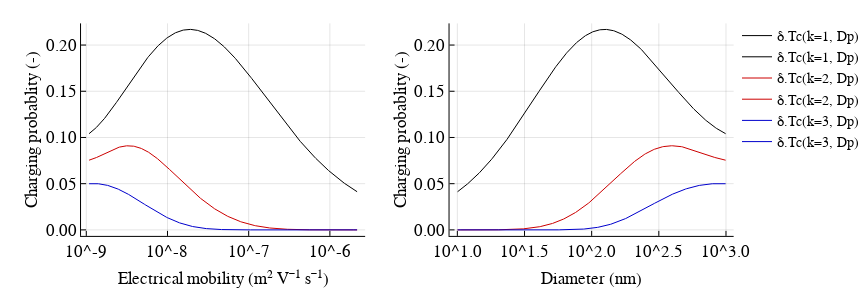

Source (notebook cell):
### Markdown cell above
### Step 2. Charge Filter
The charge filter function computes the charge fraction as a function of diameter and number of charges k. Note that the diameters ```δ.Dp``` map directly to the mobility vector ```Z``` assuming k = 1 charge (i.e. ```Dp = ztod(Λ,1,Z)```).

### Code cell
figure("Nimbus Sans L", 2, 6, 2, 8)  
k = 1
p1 = plot(δ.Z, δ.Tc(k,δ.Dp), xaxis = :log10, label = "δ.Tc(k=$k, Dp)",  color = :black, left_margin = 25px,
    xlabel = "Electrical mobility (m² V⁻¹ s⁻¹)", ylabel = "Charging probablity (-)")
k = 2
p1 = plot!(δ.Z, δ.Tc(k,δ.Dp), xaxis = :log10, label = "δ.Tc(k=$k, Dp)",  color = RGBA(0.8,0,0,1))
k = 3
p1 = plot!(δ.Z, δ.Tc(k,δ.Dp), xaxis = :log10, label = "δ.Tc(k=$k, Dp)",  color = RGBA(0,0,0.8,1))

k = 1
p2 = plot(δ.Dp, δ.Tc(k,δ.Dp), xaxis = :log10, label = "δ.Tc(k=$k, Dp)",  color = :black, left_margin = 25px,
    xlabel = "Diameter (nm)", ylabel = "Charging probablity (-)")
k = 2
p2 = plot!(δ.Dp, δ.Tc(k,δ.Dp), xaxis = :log10, label = "δ.Tc(k=$k, Dp)",  color = RGBA(0.8,0,0,1))
k = 3
p2 = plot!(δ.Dp, δ.Tc(k,δ.Dp), xaxis = :log10, label = "δ.Tc(k=$k, Dp)",  color = RGBA(0,0,0.8,1))

plot(p1,p2, grid = (2,1), fmt = :svg)

### Figure 1 — Plotly figure (JSON) as saved in the notebook; plotly's stock layout.template omitted (floating-point values rounded to 4 significant figures; data arrays with more than 128 entries replaced by an {"elided": "..."} marker saying what was removed)
{"data": [{"colorbar": {"title": ""}, "hoverinfo": "text", "legendgroup": "δ.Tc(k=1, Dp)", "line": {"color": "rgba(0, 0, 0, 1.000)", "dash": "solid", "shape": "linear", "width": 1}, "mode": "lines", "name": "δ.Tc(k=1, Dp)", "showlegend": true, "text": {"elided": "512 null values"}, "type": "scatter", "x": {"elided": "512 float values"}, "xaxis": "x1", "y": {"elided": "512 float values"}, "yaxis": "y1", "zmax": 0.1, "zmin": -0.1}, {"colorbar": {"title": ""}, "hoverinfo": "text", "legendgroup": "δ.Tc(k=2, Dp)", "line": {"color": "rgba(204, 0, 0, 1.000)", "dash": "solid", "shape": "linear", "width": 1}, "mode": "lines", "name": "δ.Tc(k=2, Dp)", "showlegend": true, "text": {"elided": "512 null values"}, "type": "scatter", "x": {"elided": "512 float values"}, "xaxis": "x1", "y": {"elided": "512 float values"}, "yaxis": "y1", "zmax": 0.1, "zmin": -0.1}, {"colorbar": {"title": ""}, "hoverinfo": "text", "legendgroup": "δ.Tc(k=3, Dp)", "line": {"color": "rgba(0, 0, 204, 1.000)", "dash": "solid", "shape": "linear", "width": 1}, "mode": "lines", "name": "δ.Tc(k=3, Dp)", "showlegend": true, "text": {"elided": "512 null values"}, "type": "scatter", "x": {"elided": "512 float values"}, "xaxis": "x1", "y": {"elided": "512 float values"}, "yaxis": "y1", "zmax": 0.1, "zmin": -0.1}, {"colorbar": {"title": ""}, "hoverinfo": "text", "legendgroup": "δ.Tc(k=1, Dp)", "line": {"color": "rgba(0, 0, 0, 1.000)", "dash": "solid", "shape": "linear", "width": 1}, "mode": "lines", "name": "δ.Tc(k=1, Dp)", "showlegend": true, "text": {"elided": "512 null values"}, "type": "scatter", "x": {"elided": "512 float values"}, "xaxis": "x2", "y": {"elided": "512 float values"}, "yaxis": "y2", "zmax": 0.1, "zmin": -0.1}, {"colorbar": {"title": ""}, "hoverinfo": "text", "legendgroup": "δ.Tc(k=2, Dp)", "line": {"color": "rgba(204, 0, 0, 1.000)", "dash": "solid", "shape": "linear", "width": 1}, "mode": "lines", "name": "δ.Tc(k=2, Dp)", "showlegend": true, "text": {"elided": "512 null values"}, "type": "scatter", "x": {"elided": "512 float values"}, "xaxis": "x2", "y": {"elided": "512 float values"}, "yaxis": "y2", "zmax": 0.1, "zmin": -0.1}, {"colorbar": {"title": ""}, "hoverinfo": "text", "legendgroup": "δ.Tc(k=3, Dp)", "line": {"color": "rgba(0, 0, 204, 1.000)", "dash": "solid", "shape": "linear", "width": 1}, "mode": "lines", "name": "δ.Tc(k=3, Dp)", "showlegend": true, "text": {"elided": "512 null values"}, "type": "scatter", "x": {"elided": "512 float values"}, "xaxis": "x2", "y": {"elided": "512 float values"}, "yaxis": "y2", "zmax": 0.1, "zmin": -0.1}], "layout": {"annotations": [], "height": 288, "legend": {"bgcolor": "rgba(255, 255, 255, 1.000)", "bordercolor": "rgba(0, 0, 0, 1.000)", "font": {"color": "rgba(0, 0, 0, 1.000)", "family": "Nimbus Sans L", "size": 14}, "tracegroupgap": 0, "x": 1, "y": 1}, "margin": {"b": 20, "l": 0, "r": 0, "t": 20}, "paper_bgcolor": "rgba(255, 255, 255, 1.000)", "plot_bgcolor": "rgba(255, 255, 255, 1.000)", "showlegend": true, "width": 864, "xaxis1": {"anchor": "y1", "domain": [0.11, 0.4954], "gridcolor": "rgba(0, 0, 0, 0.100)", "gridwidth": 1, "linecolor": "rgba(0, 0, 0, 1.000)", "mirror": false, "range": [-9.065, -5.566], "showgrid": true, "showline": true, "showticklabels": true, "tickangle": 0, "tickcolor": "rgb(0, 0, 0)", "tickfont": {"color": "rgba(0, 0, 0, 1.000)", "family": "Nimbus Sans L", "size": 17}, "tickmode": "array", "ticks": "inside", "ticktext": ["10^-9", "10^-8", "10^-7", "10^-6"], "tickvals": [1e-09, 1e-08, 1e-07, 1e-06], "title": "Electrical mobility (m² V⁻¹ s⁻¹)", "titlefont": {"color": "rgba(0, 0, 0, 1.000)", "family": "Nimbus Sans L", "size": 17}, "type": "log", "visible": true, "zeroline": false, "zerolinecolor": "rgba(0, 0, 0, 1.000)"}, "xaxis2": {"anchor": "y2", "domain": [0.61, 0.9954], "gridcolor": "rgba(0, 0, 0, 0.100)", "gridwidth": 1, "linecolor": "rgba(0, 0, 0, 1.000)", "mirror": false, "range": [0.9418, 3.057], "showgrid": true, "showline": true, "showticklabels": true, "tickangle": 0, "tickcolor": "rgb(0, 0, 0)", "tickfont": {"color": "rgba(0, 0, 0, 1.000)", "family": "Nimbus Sans L", "size": 17}, "tickmode": "array", "ticks": "inside", "ticktext": ["10^1.0", "10^1.5", "10^2.0", "10^2.5", "10^3.0"], "tickvals": [10, 31.62, 100, 316.2, 1000], "title": "Diameter (nm)", "titlefont": {"color": "rgba(0, 0, 0, 1.000)", "family": "Nimbus Sans L", "size": 17}, "type": "log", "visible": true, "zeroline": false, "zerolinecolor": "rgba(0, 0, 0, 1.000)"}, "yaxis1": {"anchor": "x1", "domain": [0.1294, 0.9863], "gridcolor": "rgba(0, 0, 0, 0.100)", "gridwidth": 1, "linecolor": "rgba(0, 0, 0, 1.000)", "mirror": false, "range": [-0.006508, 0.2234], "showgrid": true, "showline": true, "showticklabels": true, "tickangle": 0, "tickcolor": "rgb(0, 0, 0)", "tickfont": {"color": "rgba(0, 0, 0, 1.000)", "family": "Nimbus Sans L", "size": 17}, "tickmode": "array", "ticks": "inside", "ticktext": ["0.00", "0.05", "0.10", "0.15", "0.20"], "tickvals": [0, 0.05, 0.1, 0.15, 0.2], "title": "Charging probablity (-)", "titlefont": {"color": "rgba(0, 0, 0, 1.000)", "family": "Nimbus Sans L", "size": 17}, "type": "-", "visible": true, "zeroline": false, "zerolinecolor": "rgba(0, 0, 0, 1.000)"}, "yaxis2": {"anchor": "x2", "domain": [0.1294, 0.9863], "gridcolor": "rgba(0, 0, 0, 0.100)", "gridwidth": 1, "linecolor": "rgba(0, 0, 0, 1.000)", "mirror": false, "range": [-0.006508, 0.2234], "showgrid": true, "showline": true, "showticklabels": true, "tickangle": 0, "tickcolor": "rgb(0, 0, 0)", "tickfont": {"color": "rgba(0, 0, 0, 1.000)", "family": "Nimbus Sans L", "size": 17}, "tickmode": "array", "ticks": "inside", "ticktext": ["0.00", "0.05", "0.10", "0.15", "0.20"], "tickvals": [0, 0.05, 0.1, 0.15, 0.2], "title": "Charging probablity (-)", "titlefont": {"color": "rgba(0, 0, 0, 1.000)", "family": "Nimbus Sans L", "size": 17}, "type": "-", "visible": true, "zeroline": false, "zerolinecolor": "rgba(0, 0, 0, 1.000)"}}}
